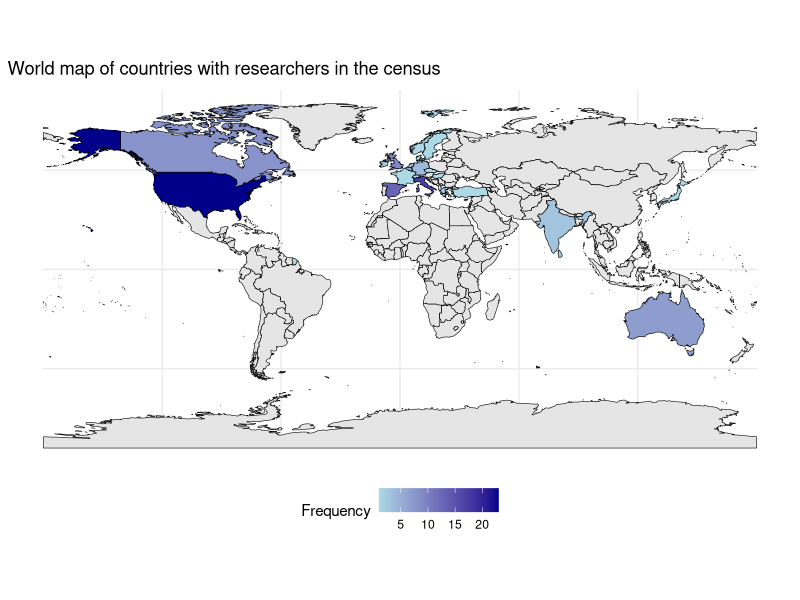
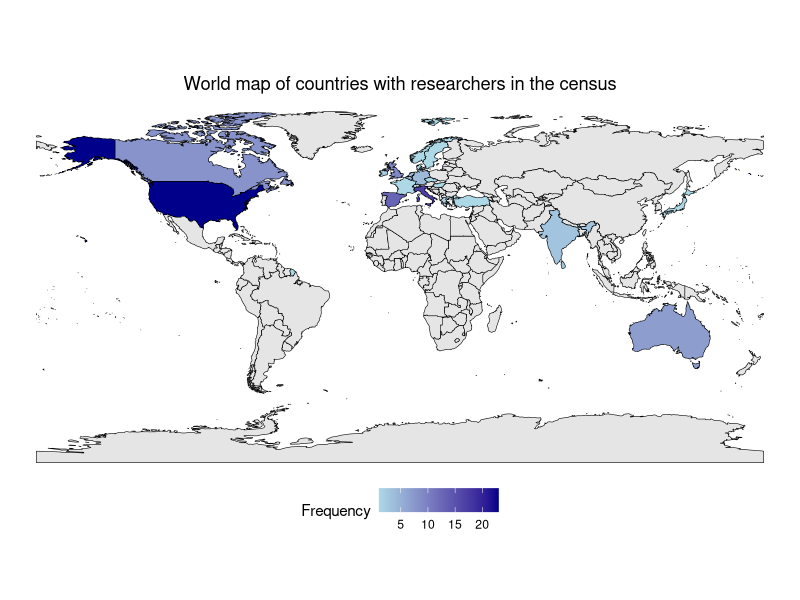

Reproduce these figures in R, in order.
if (!require("ggplot2", character.only = TRUE)) {
  install.packages("ggplot2")
  library(ggplot2)
}
if (!require("dplyr", character.only = TRUE)) {
  install.packages("dplyr")
  library(dplyr)
}
if (!require("rnaturalearth", character.only = TRUE)) {
  install.packages("rnaturalearth")
  library(rnaturalearth)
}
if (!require("rnaturalearthdata", character.only = TRUE)) {
  install.packages("rnaturalearthdata")
  library(rnaturalearthdata)
}
if (!require("sf", character.only = TRUE)) {
  install.packages("sf")
  library(sf)
}

# Load world map data
world <- ne_countries(scale = "medium", returnclass = "sf")

# Country frequencies (calculated from your table)
country_freq <- data.frame(
  country = c(
    "United States of America", "Italy", "Spain", "United Kingdom",
    "Canada", "Australia", "Belgium", "Germany", "Netherlands",
    "Sri Lanka", "India", "Ireland", "Greece", "Japan", "Sweden",
    "Luxembourg", "Denmark", "Czechia", "Norway", "France",
    "Switzerland", "Hungary", "Turkey"
  ),
  freq = c(
    23, 17, 13, 9,
    8, 7, 5, 4, 4,
    3, 3, 2, 2, 1, 1,
    1, 1, 1, 1, 1,
    1, 1, 1
  )
)

# Join frequencies to world map
world_freq <- world %>%
  left_join(country_freq, by = c("admin" = "country"))

# Plot 1
ggplot(data = world_freq) +
  geom_sf(aes(fill = freq), color = "black", linewidth = 0.2) +
  scale_fill_gradient(
    low = "lightblue",
    high = "darkblue",
    na.value = "gray90",
    name = "Frequency"
  ) +
  theme_minimal() +
  theme(legend.position = "bottom") +
  ggtitle("World map of countries with researchers in the census")

# Plot 2
ggplot(data = world_freq) +
  geom_sf(aes(fill = freq), color = "black", linewidth = 0.2) +
  scale_fill_gradient(
    low = "lightblue",
    high = "darkblue",
    na.value = "gray90",
    name = "Frequency"
  ) +
  theme_void() +
  theme(
    legend.position = "bottom",
    plot.title = element_text(hjust = 0.5)
  ) +
  ggtitle("World map of countries with researchers in the census")
